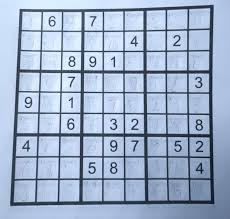
#> input picture app/tests/images/image1.jpg, 230 x 219 px, found by its file name
$ python suddet.py
#> lines starting #> are read from the running program, lines starting #| are printed output that depends on the picture; after the words box and inside, x2 and y2 are one past the last pixel; in counts of white or black regions, pixels touching at a corner belong together
# @generated "[partially]" Copilot Claude Sonnet 4: Add docstings
"""
Comprehensive Sudoku Board Detection and Extraction Module

This module provides robust detection and extraction of Sudoku boards from images,
with special optimization for handwritten content including blue pen writing.

Features:
- Multiple detection methods for different image types
- Grid structure detection for traditional printed Sudoku
- Adaptive content detection for handwritten digits
- Perspective correction for angled boards
- Robust rectangle detection with fallback options

Usage:
    from app.src.suddet import SudokuBoardDetector

    detector = SudokuBoardDetector()
    result = detector.detect_and_extract('path/to/sudoku_image.jpg')

    if result['success']:
        extracted_board = result['board']
        # Use the extracted board for further processing
"""
import os
from pathlib import Path
import cv2
import numpy as np
import matplotlib.pyplot as plt

# @generated "[partially]" Copilot Claude Sonnet 4: Repair this class so it correctly detects and extracts Sudoku boards. Add nice visualizations.
class SudokuBoardDetector:
    """
    Advanced Sudoku board detector optimized for various image types
    including handwritten content
    """

    def __init__(self, output_size=450, debug=False):
        """Initialize the detector

        Args:
            output_size (int): Size of the extracted square board
            debug (bool): Enable debug visualizations (unused in production)
        """
#> in detect_and_extract, image is the input picture: shape (219, 230, 3); mean B, G, R 203.7, 178, 160
        self.output_size = output_size
        self.debug = debug

    def detect_grid_structure(self, gray_image):
        """
        Detect grid lines and structural elements of the Sudoku board with improved robustness

        Args:
            gray_image: Grayscale image

        Returns:
            Tuple of (grid_mask, edges, horizontal_lines, vertical_lines)
        """
        # Multiple preprocessing approaches for different image conditions
        # Standard Gaussian blur
        blurred1 = cv2.GaussianBlur(gray_image, (3, 3), 0)
        # Bilateral filter to preserve edges while reducing noise
        blurred2 = cv2.bilateralFilter(gray_image, 9, 75, 75)
        # Median blur for salt-and-pepper noise
        blurred3 = cv2.medianBlur(gray_image, 3)
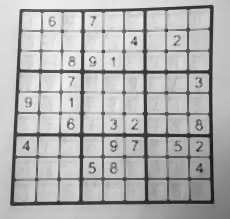
#> blurred3: shape (219, 230); min 25, max 243, mean 177.7

        all_edges = []

        # Multi-scale edge detection with different blurs
        for blur_img in [blurred1, blurred2, blurred3]:
            # Multiple Canny thresholds for different edge strengths
            edges1 = cv2.Canny(blur_img, 30, 90)
            edges2 = cv2.Canny(blur_img, 50, 150)
            edges3 = cv2.Canny(blur_img, 80, 200)
            edges4 = cv2.Canny(blur_img, 100, 250)

            all_edges.extend([edges1, edges2, edges3, edges4])
#> this loop made 3 passes
#> pass 1, in detect_grid_structure, `edges1 = cv2.Canny(blur_img, 30, 90)`:
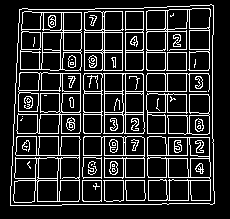
#> edges1: shape (219, 230); 16.4% white in thin lines or dots, all inside (x1, y1, x2, y2) = (10, 4, 215, 206)
#> pass 1, in detect_grid_structure, `edges2 = cv2.Canny(blur_img, 50, 150)`:
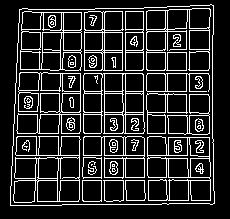
#> edges2: shape (219, 230); 16% white in thin lines or dots, all inside (x1, y1, x2, y2) = (10, 4, 215, 206)
#> after the loop, all_edges = 12 items

        # Combine all edge results
        edges_combined = all_edges[0]
        for edge in all_edges[1:]:
            edges_combined = cv2.bitwise_or(edges_combined, edge)
#> this loop made 11 passes
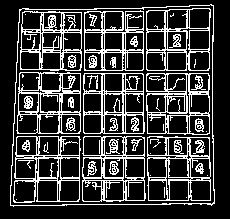
#> edges_combined: shape (219, 230); 22.8% white in thin lines or dots, all inside (x1, y1, x2, y2) = (10, 4, 215, 207)

        # Adaptive line detection based on image size
        h, w = gray_image.shape
        min_line_length = min(w, h) // 20  # Minimum line length relative to image size
        max_line_gap = min(w, h) // 40     # Maximum gap in line

        # Detect horizontal lines with multiple kernel sizes
        horizontal_kernels = [
            cv2.getStructuringElement(cv2.MORPH_RECT, (min_line_length, 1)),
            cv2.getStructuringElement(cv2.MORPH_RECT, (min_line_length * 2, 1)),
            cv2.getStructuringElement(cv2.MORPH_RECT, (min_line_length // 2, 1))
        ]

        horizontal_lines_combined = np.zeros_like(edges_combined)
        for kernel in horizontal_kernels:
            h_lines = cv2.morphologyEx(edges_combined, cv2.MORPH_OPEN, kernel)
            horizontal_lines_combined = cv2.bitwise_or(horizontal_lines_combined, h_lines)

        # Detect vertical lines with multiple kernel sizes
        vertical_kernels = [
            cv2.getStructuringElement(cv2.MORPH_RECT, (1, min_line_length)),
            cv2.getStructuringElement(cv2.MORPH_RECT, (1, min_line_length * 2)),
            cv2.getStructuringElement(cv2.MORPH_RECT, (1, min_line_length // 2))
        ]

        vertical_lines_combined = np.zeros_like(edges_combined)
        for kernel in vertical_kernels:
            v_lines = cv2.morphologyEx(edges_combined, cv2.MORPH_OPEN, kernel)
            vertical_lines_combined = cv2.bitwise_or(vertical_lines_combined, v_lines)

        # Combine grid lines
        grid_mask = cv2.bitwise_or(horizontal_lines_combined, vertical_lines_combined)
#> grid_mask: shape (219, 230); 20.7% white in thin lines or dots, all inside (x1, y1, x2, y2) = (10, 5, 215, 207)

        # Enhanced intersection detection with multiple cross patterns
        cross_kernels = [
            np.array([[0, 1, 0], [1, 1, 1], [0, 1, 0]], dtype=np.uint8),
            np.array([[1, 0, 1], [0, 1, 0], [1, 0, 1]], dtype=np.uint8),
            np.array([[0, 0, 1, 0, 0], [0, 0, 1, 0, 0], [1, 1, 1, 1, 1], [0, 0, 1, 0, 0], [0, 0, 1, 0, 0]], dtype=np.uint8)
        ]

        intersections_combined = np.zeros_like(grid_mask)
        for kernel in cross_kernels:
            intersections = cv2.morphologyEx(grid_mask, cv2.MORPH_OPEN, kernel)
            intersections_combined = cv2.bitwise_or(intersections_combined, intersections)
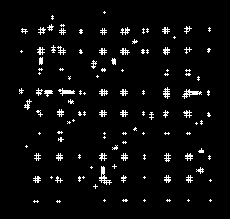
#> intersections_combined: shape (219, 230); 4.2% white in thin lines or dots, all inside (x1, y1, x2, y2) = (19, 11, 212, 203)

        # Combine grid with enhanced intersections
        grid_enhanced = cv2.bitwise_or(grid_mask, intersections_combined)

        # Clean up the grid mask
        cleanup_kernel = np.ones((2, 2), np.uint8)
        grid_enhanced = cv2.morphologyEx(grid_enhanced, cv2.MORPH_CLOSE, cleanup_kernel)
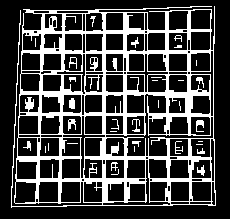
#> grid_enhanced: shape (219, 230); 25.6% white; 34 white regions (16 under 20 px), largest, box (x1, y1, x2, y2) and area: (11, 6, 216, 208) 12160, (69, 98, 75, 109) 58, (196, 120, 204, 132) 57

        return grid_enhanced, edges_combined, horizontal_lines_combined, vertical_lines_combined

    def detect_handwritten_content(self, gray_image):
        """
        Detect handwritten content using adaptive thresholding methods

        Args:
            gray_image: Grayscale image

        Returns:
            Binary mask of detected content
        """
        # Multiple adaptive thresholding approaches
        methods = [
            (cv2.ADAPTIVE_THRESH_GAUSSIAN_C, 11, 2),
            (cv2.ADAPTIVE_THRESH_GAUSSIAN_C, 15, 3),
            (cv2.ADAPTIVE_THRESH_GAUSSIAN_C, 19, 4),
            (cv2.ADAPTIVE_THRESH_MEAN_C, 11, 2),
            (cv2.ADAPTIVE_THRESH_MEAN_C, 15, 3),
        ]

        adaptive_results = []
        for method, block_size, c in methods:
            result = cv2.adaptiveThreshold(
                gray_image, 255, method, cv2.THRESH_BINARY_INV, block_size, c)
            adaptive_results.append(result)
#> after the loop, adaptive_results = 5 items

        # Combine adaptive threshold results
        combined_adaptive = adaptive_results[0]
        for result in adaptive_results[1:]:
            combined_adaptive = cv2.bitwise_or(combined_adaptive, result)
#> this loop made 4 passes
#> pass 3, in detect_handwritten_content, `combined_adaptive = cv2.bitwise_or(combined_adaptive, result)`:
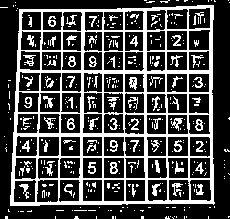
#> combined_adaptive: shape (219, 230); 27.6% white; 420 white regions (347 under 20 px), largest, box (x1, y1, x2, y2) and area: (10, 5, 215, 206) 9683, (129, 77, 137, 90) 69, (171, 118, 183, 131) 65

        # Remove very small noise
        kernel_noise = np.ones((2, 2), np.uint8)
        combined_adaptive = cv2.morphologyEx(
            combined_adaptive, cv2.MORPH_OPEN, kernel_noise)
#> combined_adaptive: shape (219, 230); 25.1% white; 180 white regions (125 under 20 px), largest, box (x1, y1, x2, y2) and area: (11, 6, 216, 207) 9654, (130, 78, 138, 91) 67, (111, 163, 119, 175) 57
#> (the rest of the program and of its run is left out)
